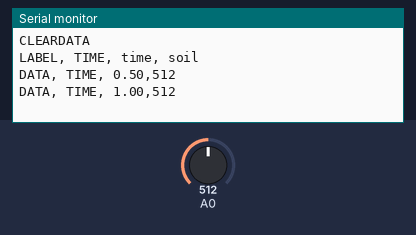
Simulated run of this sketch. Board: Arduino Uno, built with avr-gcc and run on an emulated ATmega328P. Shown: the last lines printed to the serial monitor. Inputs (shaded band) come from the test bench; at power-on: A0 = 512.

Above: at 1.2 s.
1.3 s: A0 set to 716
At 1.9 s:
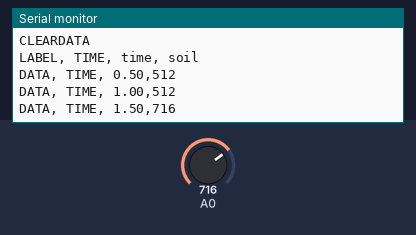
2.8 s: A0 set to 900
At 2.81 s:
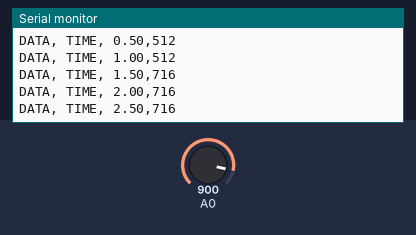
Timing chart, 0 to 5.8 s (numbered marks = the images above; inputs shaded):
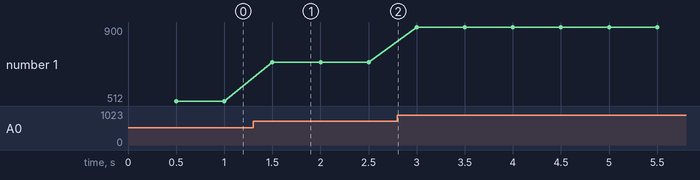

Measured:
- after the input at 1.3 s, the serial monitor: prints a new line after 0.20 s (image 1)
- plotted number 1: 512 → 716 after the input at 1.3 s, 716 → 900 after the input at 2.8 s

The sketch:

soil_millis.ino
```cpp
#define DELAY 500
unsigned long previousMillis = 0;
int count=0;

void setup() {

  Serial.begin(9600);
  Serial.println("CLEARDATA");
  Serial.println("LABEL, TIME, time, soil");

}

void loop() {

  int soil = analogRead(A0);

unsigned long currentMillis = millis();
 if (currentMillis-previousMillis>=DELAY){
  previousMillis=currentMillis;
  count ++;
  Serial.print("DATA, TIME, ");
  Serial.print(count*DELAY*0.001);
  Serial.print(",");
  Serial.println(soil);}


}
```
